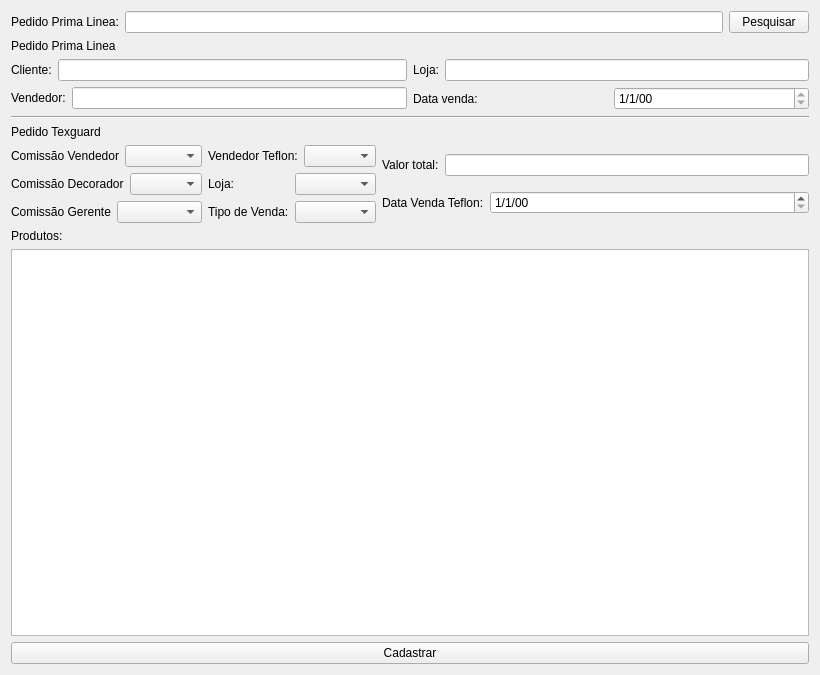
<?xml version="1.0" encoding="UTF-8"?>
<ui version="4.0">
 <class>CadastroPedidoAtreladoDialog</class>
 <widget class="QWidget" name="CadastroPedidoAtreladoDialog">
  <property name="geometry">
   <rect>
    <x>0</x>
    <y>0</y>
    <width>820</width>
    <height>675</height>
   </rect>
  </property>
  <property name="windowTitle">
   <string>Dialog</string>
  </property>
  <layout class="QGridLayout" name="gridLayout">
   <item row="3" column="0">
    <layout class="QVBoxLayout" name="verticalLayout_8">
     <item>
      <widget class="QLabel" name="label_14">
       <property name="text">
        <string>Pedido Texguard</string>
       </property>
      </widget>
     </item>
     <item>
      <layout class="QHBoxLayout" name="horizontalLayout_8">
       <item>
        <layout class="QVBoxLayout" name="verticalLayout_4">
         <item>
          <layout class="QHBoxLayout" name="horizontalLayout_10">
           <item>
            <widget class="QLabel" name="label_10">
             <property name="text">
              <string>Comissão Vendedor</string>
             </property>
            </widget>
           </item>
           <item>
            <widget class="QComboBox" name="comissaoVendedorComboBox"/>
           </item>
          </layout>
         </item>
         <item>
          <layout class="QHBoxLayout" name="horizontalLayout_13">
           <item>
            <widget class="QLabel" name="label_15">
             <property name="text">
              <string>Comissão Decorador</string>
             </property>
            </widget>
           </item>
           <item>
            <widget class="QComboBox" name="comissaoDecoradorComboBox"/>
           </item>
          </layout>
         </item>
         <item>
          <layout class="QHBoxLayout" name="horizontalLayout_14">
           <item>
            <widget class="QLabel" name="label_16">
             <property name="text">
              <string>Comissão Gerente</string>
             </property>
            </widget>
           </item>
           <item>
            <widget class="QComboBox" name="comissaoGerenteComboBox"/>
           </item>
          </layout>
         </item>
        </layout>
       </item>
       <item>
        <layout class="QVBoxLayout" name="verticalLayout_5">
         <item>
          <layout class="QHBoxLayout" name="horizontalLayout_15">
           <item>
            <widget class="QLabel" name="label_17">
             <property name="text">
              <string>Vendedor Teflon:</string>
             </property>
            </widget>
           </item>
           <item>
            <widget class="QComboBox" name="vendedorComboBox"/>
           </item>
          </layout>
         </item>
         <item>
          <layout class="QHBoxLayout" name="horizontalLayout_12">
           <item>
            <widget class="QLabel" name="label_12">
             <property name="text">
              <string>Loja:</string>
             </property>
            </widget>
           </item>
           <item>
            <widget class="QComboBox" name="lojaComboBox"/>
           </item>
          </layout>
         </item>
         <item>
          <layout class="QHBoxLayout" name="horizontalLayout_11">
           <item>
            <widget class="QLabel" name="label_7">
             <property name="text">
              <string>Tipo de Venda:</string>
             </property>
            </widget>
           </item>
           <item>
            <widget class="QComboBox" name="tipoVendaComboBox"/>
           </item>
          </layout>
         </item>
        </layout>
       </item>
       <item>
        <layout class="QVBoxLayout" name="verticalLayout_7">
         <item>
          <layout class="QHBoxLayout" name="horizontalLayout_6">
           <item>
            <widget class="QLabel" name="label_6">
             <property name="text">
              <string>Valor total:</string>
             </property>
            </widget>
           </item>
           <item>
            <widget class="QLineEdit" name="valorTotalLineEdit"/>
           </item>
          </layout>
         </item>
         <item>
          <layout class="QHBoxLayout" name="horizontalLayout_7">
           <item>
            <widget class="QLabel" name="label_11">
             <property name="sizePolicy">
              <sizepolicy hsizetype="Maximum" vsizetype="Preferred">
               <horstretch>0</horstretch>
               <verstretch>0</verstretch>
              </sizepolicy>
             </property>
             <property name="text">
              <string>Data Venda Teflon:</string>
             </property>
            </widget>
           </item>
           <item>
            <widget class="QDateEdit" name="dataVendaDateEdit">
             <property name="displayFormat">
              <string>d/M/yy</string>
             </property>
            </widget>
           </item>
          </layout>
         </item>
        </layout>
       </item>
      </layout>
     </item>
     <item>
      <layout class="QVBoxLayout" name="verticalLayout_6">
       <item>
        <widget class="QLabel" name="label_13">
         <property name="text">
          <string>Produtos:</string>
         </property>
        </widget>
       </item>
       <item>
        <widget class="QTableView" name="tableView"/>
       </item>
      </layout>
     </item>
    </layout>
   </item>
   <item row="1" column="0">
    <layout class="QVBoxLayout" name="verticalLayout_3">
     <item>
      <widget class="QLabel" name="label_9">
       <property name="text">
        <string>Pedido Prima Linea</string>
       </property>
      </widget>
     </item>
     <item>
      <layout class="QHBoxLayout" name="horizontalLayout_9">
       <item>
        <layout class="QVBoxLayout" name="verticalLayout">
         <item>
          <layout class="QHBoxLayout" name="horizontalLayout_2">
           <item>
            <widget class="QLabel" name="label_2">
             <property name="text">
              <string>Cliente:</string>
             </property>
            </widget>
           </item>
           <item>
            <widget class="QLineEdit" name="clientePLLineEdit">
             <property name="readOnly">
              <bool>true</bool>
             </property>
            </widget>
           </item>
          </layout>
         </item>
         <item>
          <layout class="QHBoxLayout" name="horizontalLayout_3">
           <item>
            <widget class="QLabel" name="label_3">
             <property name="text">
              <string>Vendedor:</string>
             </property>
            </widget>
           </item>
           <item>
            <widget class="QLineEdit" name="vendedorPLLineEdit">
             <property name="readOnly">
              <bool>true</bool>
             </property>
            </widget>
           </item>
          </layout>
         </item>
        </layout>
       </item>
       <item>
        <layout class="QVBoxLayout" name="verticalLayout_2">
         <item>
          <layout class="QHBoxLayout" name="horizontalLayout_4">
           <item>
            <widget class="QLabel" name="label_4">
             <property name="text">
              <string>Loja:</string>
             </property>
            </widget>
           </item>
           <item>
            <widget class="QLineEdit" name="lojaPLLineEdit">
             <property name="readOnly">
              <bool>true</bool>
             </property>
            </widget>
           </item>
          </layout>
         </item>
         <item>
          <layout class="QHBoxLayout" name="horizontalLayout_5">
           <item>
            <widget class="QLabel" name="label_5">
             <property name="text">
              <string>Data venda:</string>
             </property>
            </widget>
           </item>
           <item>
            <widget class="QDateEdit" name="dataVendaPLDateEdit">
             <property name="readOnly">
              <bool>true</bool>
             </property>
             <property name="displayFormat">
              <string>d/M/yy</string>
             </property>
            </widget>
           </item>
          </layout>
         </item>
        </layout>
       </item>
      </layout>
     </item>
    </layout>
   </item>
   <item row="2" column="0">
    <widget class="Line" name="line">
     <property name="orientation">
      <enum>Qt::Horizontal</enum>
     </property>
    </widget>
   </item>
   <item row="0" column="0">
    <layout class="QHBoxLayout" name="horizontalLayout">
     <item>
      <widget class="QLabel" name="label">
       <property name="text">
        <string>Pedido Prima Linea:</string>
       </property>
      </widget>
     </item>
     <item>
      <widget class="QLineEdit" name="pedidoPLLineEdit"/>
     </item>
     <item>
      <widget class="QPushButton" name="pesquisarPushButton">
       <property name="text">
        <string>Pesquisar</string>
       </property>
       <property name="shortcut">
        <string>Return</string>
       </property>
       <property name="autoDefault">
        <bool>false</bool>
       </property>
       <property name="default">
        <bool>false</bool>
       </property>
      </widget>
     </item>
    </layout>
   </item>
   <item row="4" column="0">
    <widget class="QPushButton" name="cadastrarPushButton">
     <property name="text">
      <string>Cadastrar</string>
     </property>
    </widget>
   </item>
  </layout>
 </widget>
 <resources/>
 <connections/>
</ui>
